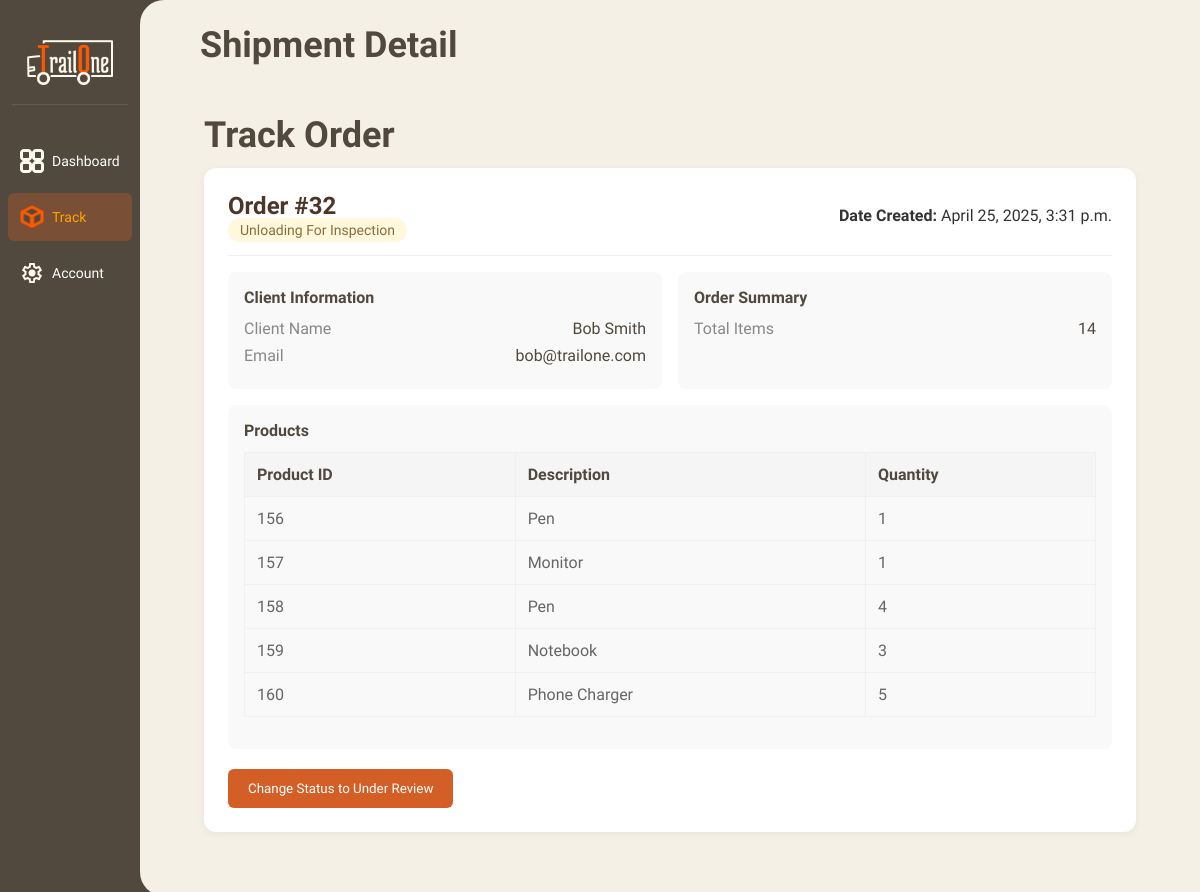
The page /orders/track/32/ (signed in) on the database its author committed.
### order/models.py (models this page shows, shortened)
class Shipment(models.Model):
    shipment_id = models.AutoField(primary_key=True)
    user = models.ForeignKey(Users, db_column="user_id", on_delete=models.CASCADE)  # Use Users model instead of the default User
    status = models.CharField(max_length=50, null=True, blank=True)
    created_at = models.DateTimeField(auto_now_add=True)  # Automatically set the timestamp when created
    updated_at = models.DateTimeField(auto_now=True)      # Automatically set the timestamp when updated

class ShipmentItem(models.Model):
    shipment = models.ForeignKey(Shipment, on_delete=models.CASCADE, related_name='items')  # Removed null=True, blank=True
    description = models.TextField(null=True, blank=True)
    quantity = models.IntegerField(null=True, blank=True)
    missing = models.IntegerField(null=True, blank=True)
    created_at = models.DateTimeField(auto_now_add=True)  # Automatically set the timestamp when created
    updated_at = models.DateTimeField(auto_now=True)      # Automatically set the timestamp when updated

### authentication/models.py (models this page shows, shortened)
class Users(AbstractBaseUser, PermissionsMixin):
    user_id = models.AutoField(primary_key=True)
    name = models.CharField(max_length=100, null=True, blank=True)
    role = models.CharField(max_length=50, null=True, blank=True)
    email = models.EmailField(max_length=100, unique=True, null=True, blank=True)
    password_hash = models.CharField(max_length=255, null=True, blank=True)
    is_active = models.BooleanField(default=True)
    is_staff = models.BooleanField(default=False)
    objects = CustomUserManager()
    USERNAME_FIELD = 'email'
    REQUIRED_FIELDS = ['name']
    class Meta:
        db_table = 'Users'
        verbose_name_plural = 'Users'

### order/views.py (the view)
# urls.py: path('orders/track/<int:id>/', views.view_track_order_detail, name='view_track_order_detail'),
def view_track_order_detail(request, id):
    if not request.session.get('user_id'):
        return redirect('login')
    try:
        shipment = Shipment.objects.get(shipment_id=id)
    except Shipment.DoesNotExist:
        return HttpResponseNotFound("Http Response 404: Shipment not found.")
    if request.session.get('user_role') == 'CLIENT':
        if shipment.user_id != request.session.get('user_id'):
            raise PermissionDenied("You are not allowed to view this shipment.")
    STATUS_SEQUENCE = ['shipped', 'arrived_at_destination', 'unloading_for_inspection', 'under_review']
    if shipment.status != 'under_review':
        try:
            current_status_index = STATUS_SEQUENCE.index(shipment.status)
            next_status = STATUS_SEQUENCE[current_status_index + 1] if current_status_index + 1 < len(STATUS_SEQUENCE) else None
        except ValueError:
            next_status = None
    else:
        next_status = None
    total_missing = sum(item.missing for item in shipment.items.all())
    total_quantity = sum(item.quantity for item in shipment.items.all())
    return render(request, 'orders/view_track_order_detail.html', {
        'shipment': shipment,
        'next_status': next_status,
        'total_quantity': total_quantity,
        'missing_quantity': total_missing,
    })

### order/templates/orders/view_track_order_detail.html (shortened to what this page needs)
{% extends 'base.html' %}
{% block page_name %}Shipment Detail{% endblock %}
{% block content %}
<div class="main-content">
    <div class="content-wrapper">
      <h1 class="page-title">Track Order</h1>
      <div class="order-details-container">
        <div class="order-header">
          <div>
            <h2 style="color: #4d3629; font-size: 24px;">Order #{{ shipment.shipment_id }}</h2>
              <span class="status-badge {% if shipment.status == 'delivered' %}status-completed{% else %}status-pending{% endif %}" id="order-status-badge">
                {% if shipment.status == 'shipped' %}
                  Shipped
                {% elif shipment.status == 'arrived_at_destination' %}
                  Arrived At Destination
                {% elif shipment.status == 'unloading_for_inspection' %}
                  Unloading For Inspection
                {% elif shipment.status == 'under_review' %}
                  Under Review
                {% elif shipment.status == 'delivered' %}
                  Delivered
                {% elif shipment.status == 'pending' %}
                  Pending
                {% else %}
                  {{ shipment.status|title }}
                {% endif %}
              </span>
          </div>
          <div>
            <strong>Date Created:</strong> {{ shipment.created_at }}
          </div>
        </div>
        <div class="order-details-section">
          <div class="details-card">
            <h3>Client Information</h3>
            <div class="details-item">
              <span class="label">Client Name</span>
              <span>{{ shipment.user.name }}</span>
            </div>
            <div class="details-item">
              <span class="label">Email</span>
              <span>{{ shipment.user.email }}</span>
            </div>
          </div>
          <div class="details-card">
            <h3>Order Summary</h3>
            <div class="details-item">
              <span class="label">Total Items</span>
              <span id="total-items">{{ total_quantity }}</span>
            </div>
          </div>
        </div>
        <div class="order-details-section" style="grid-template-columns: 1fr;">
          <div class="details-card">
            <h3>Products</h3>
            <table class="products-table">
                <thead>
                    <tr>
                      <th>Product ID</th>
                      <th>Description</th>
                      <th>Quantity</th>
                    </tr>
                  </thead>
                  <tbody id="products-tbody">
                    {% for item in shipment.items.all %}
                      <tr data-item-id="{{ item.id }}">
                        <td>{{ item.id }}</td>
                        <td>{{ item.description }}</td>
                        <td>{{ item.quantity }}</td>
                      </tr>
                    {% endfor %}
                  </tbody>
            </table>
          </div>
        </div>
        <div class="action-buttons">
            {% if shipment.status != 'under_review' and shipment.status != 'delivered' %}
                {% if next_status %}
                    <form method="POST" id="change-status-form" action="{% url 'change_shipment_status' shipment_id=shipment.shipment_id %}">
                        <button type="button" class="btn btn-primary" onclick="confirmChangeStatus()">
                            Change Status to
                            {% if next_status == 'shipped' %}
                                Shipped
                            {% elif next_status == 'arrived_at_destination' %}
                                Arrived At Destination
                            {% elif next_status == 'unloading_for_inspection' %}
                                Unloading For Inspection
                            {% elif next_status == 'under_review' %}
                                Under Review
                            {% elif next_status == 'delivered' %}
                                Delivered
                            {% elif next_status == 'pending' %}
                                Pending
                            {% else %}
                                {{ next_status|title }}
                            {% endif %}
                        </button>
                    </form>
                {% endif %}
            {% endif %}
        </div>
      </div>
    </div>
  </div>
{% endblock %}

### order/static/css/style2.css (style rules this page uses)
* { margin: 0; padding: 0; box-sizing: border-box; font-family: 'Quicksand', sans-serif; }
table { width: 100%; border-collapse: collapse; }
thead { background-color: #f9f9f9; }
th { text-align: left; padding: 15px; border-bottom: 1px solid #e0e0e0; font-weight: 600; color: #555; }
td { padding: 15px; border-bottom: 1px solid #e0e0e0; color: #666; }
body { background-color: #52493E; color: #333; height: 100vh; display: flex; overflow: hidden; }
.main-content { flex: 1; background-color: #f5f0e6; border-radius: 24px 0 0 24px; overflow: auto; }
.content-wrapper { padding-top: 24px; padding-left: 12px; }
.page-title { font-size: 36px; font-weight: bold; color: #52493E; margin-bottom: 12px; }
.status-badge { padding: 4px 12px; border-radius: 9999px; font-size: 14px; }
.status-pending { background-color: #fff8dc; color: #8a6d3b; }
.order-details-container { background-color: white; border-radius: 12px; padding: 24px; box-shadow: 0 2px 8px rgba(0, 0, 0, 0.05); }
.order-header { display: flex; justify-content: space-between; align-items: center; border-bottom: 1px solid #f0f0f0; padding-bottom: 16px; margin-bottom: 16px; }
.order-details-section { display: grid; grid-template-columns: 1fr 1fr; gap: 16px; margin-bottom: 16px; }
.details-card { background-color: #f9f9f9; border-radius: 8px; padding: 16px; }
.details-card h3 { margin-bottom: 12px; color: #52493E; font-size: 16px; }
.details-item { display: flex; justify-content: space-between; margin-bottom: 8px; color: #52493E; }
.details-item .label { color: #888; }
.products-table { width: 100%; border-collapse: collapse; }
.products-table th, .products-table td { border: 1px solid #f0f0f0; padding: 8px; text-align: left; }
.products-table th { background-color: #f5f5f5; color: #52493E; }
.action-buttons { display: flex; justify-content: flex-end; gap: 12px; margin-top: 16px; }
.btn { padding: 8px 16px; border-radius: 6px; border: none; cursor: pointer; }
.btn-primary { background-color: #d35f27; color: white; }
* { margin: 0; padding: 0; box-sizing: border-box; font-family: 'Sen'; }
.content-wrapper { padding-top: 24px; padding-left: 32px; padding-right: 32px; padding-bottom: 32px; }
.page-title { font-size: 36px; font-weight: bold; color: #52493E; margin-bottom: 24px; }
.btn { padding: 12px 20px; border-radius: 6px; border: none; cursor: pointer; font-weight: 500; }
.action-buttons { display: flex; justify-content: flex-end; gap: 12px; margin-top: 24px; }
.products-table { width: 100%; border-collapse: collapse; margin-bottom: 16px; }
.products-table th, .products-table td { border: 1px solid #f0f0f0; padding: 12px; text-align: left; }
.content-wrapper { padding-top: 24px; padding-left: 32px; }

### order/templates/orders/view_track_order_detail.html (style rules this page uses)
.action-buttons { display: flex; justify-content: space-between; align-items: center; margin-top: 20px; }

### rows shown on the page
Shipment: shipment_id "32", created_at "April 25, 2025, 3:31 p.m.", user.name "Bob Smith", user.email "bob@trailone.com"
ShipmentItem: id "156", description "Pen", quantity "1"
ShipmentItem: id "157", description "Monitor", quantity "1"
ShipmentItem: id "158", description "Pen", quantity "4"
ShipmentItem: id "159", description "Notebook", quantity "3"
ShipmentItem: id "160", description "Phone Charger", quantity "5"

### other values the page prints
{{ total_quantity }} "14"
